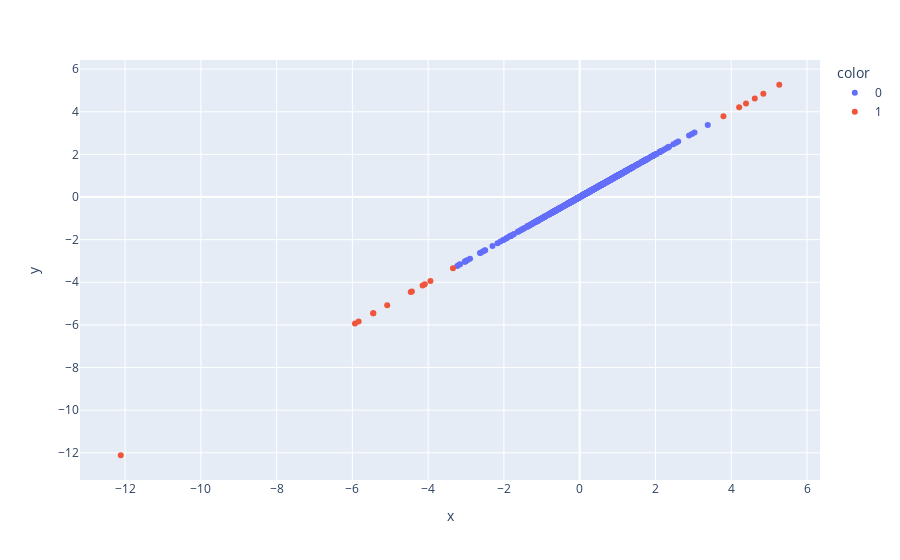

The cell this chart's notebook holds for it:
### Markdown cell above
**Pontuação Z Score**

O Z-Score também é chamado de pontuação padrão. Este valor nos ajuda a entender a que distância o ponto de dados está da média. E depois de definir um valor limite, pode-se utilizar os valores de pontuação z dos pontos de dados para definir os valores outliers. É semelhante ao que fizemos anteriormente, mas aqui vamos definir um valor de threshold.

### Code cell
from scipy import stats

# Nosso Threshold será de 3 desvio-padrão de distância
threshold = 3 

df['outlier'] = '0'

# Cálculo do Z-score
z = np.abs(stats.zscore(df['V2'])) 

# Selecionando somente os valores acima do threshold
indices = list(np.array(np.where(z > threshold)).reshape(-1)) 

# Visualizando os outliers
df.iloc[indices, df.columns.get_loc('outlier')] = '1' 

px.scatter(x=df['V2'], y=df['V2'], color=df['outlier'])

### Figure 1 — Plotly figure (JSON) as saved in the notebook; plotly's stock layout.template omitted (floating-point values rounded to 4 significant figures; data arrays with more than 128 entries replaced by an {"elided": "..."} marker saying what was removed)
{"data": [{"hovertemplate": "color=0<br>x=%{x}<br>y=%{y}<extra></extra>", "legendgroup": "0", "marker": {"color": "#636efa", "symbol": "circle"}, "mode": "markers", "name": "0", "orientation": "v", "showlegend": true, "type": "scatter", "x": {"elided": "982 float values"}, "xaxis": "x", "y": {"elided": "982 float values"}, "yaxis": "y"}, {"hovertemplate": "color=1<br>x=%{x}<br>y=%{y}<extra></extra>", "legendgroup": "1", "marker": {"color": "#EF553B", "symbol": "circle"}, "mode": "markers", "name": "1", "orientation": "v", "showlegend": true, "type": "scatter", "x": [-5.45, -4.429, -4.146, 4.847, -12.11, -3.345, -5.932, 4.39, -5.081, 5.267, -5.449, -4.46, -4.088, -3.94, 3.794, 4.209, 4.621, -5.836], "xaxis": "x", "y": [-5.45, -4.429, -4.146, 4.847, -12.11, -3.345, -5.932, 4.39, -5.081, 5.267, -5.449, -4.46, -4.088, -3.94, 3.794, 4.209, 4.621, -5.836], "yaxis": "y"}], "layout": {"legend": {"title": {"text": "color"}, "tracegroupgap": 0}, "margin": {"t": 60}, "xaxis": {"anchor": "y", "domain": [0, 1], "title": {"text": "x"}}, "yaxis": {"anchor": "x", "domain": [0, 1], "title": {"text": "y"}}}}
